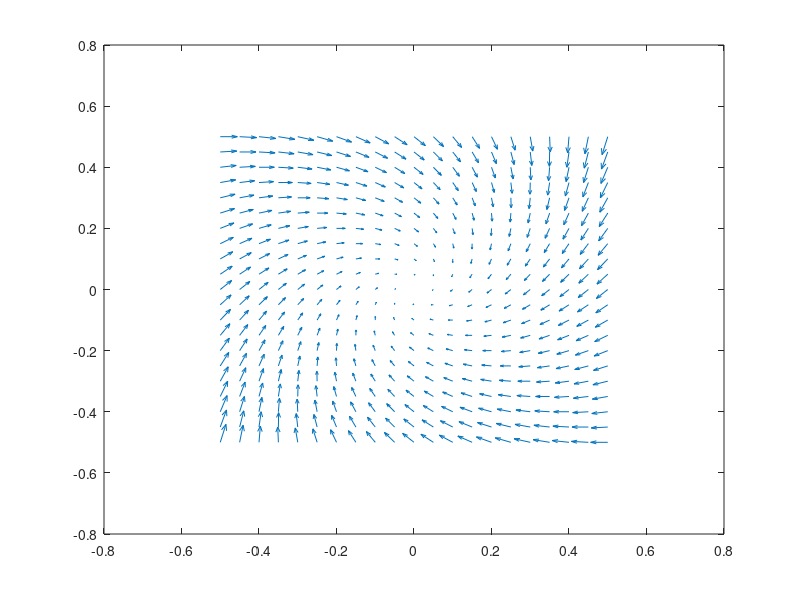

Write MATLAB code to recreate this figure.
[x1, x2] = meshgrid(-.5:0.05:0.5, -.5:.05:.5);
x1dot = -x1 - 2 *x2 .*x1.^2+x2; %Note the use of .* and .^
x2dot = -x1-x2;
quiver(x1,x2,x1dot, x2dot)
